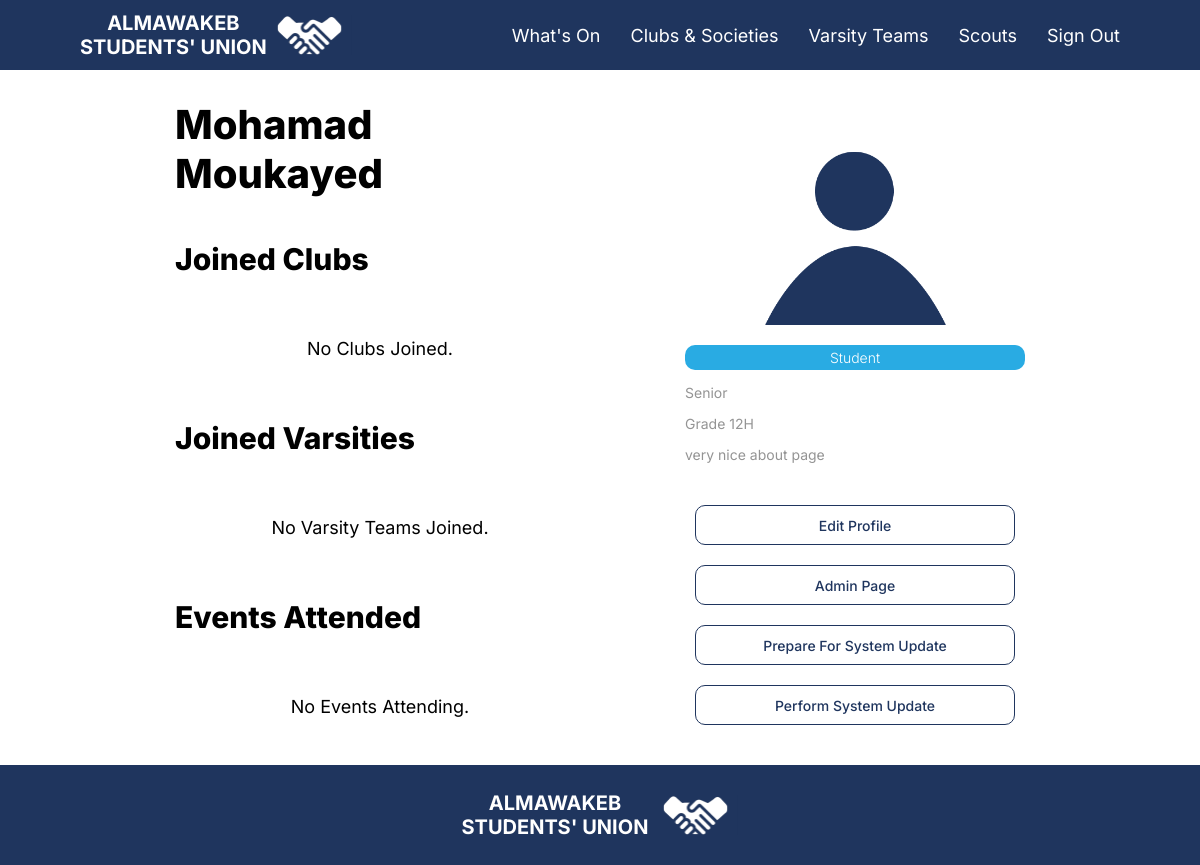
/profile/User (signed in), run on an earlier commit of the app's database.
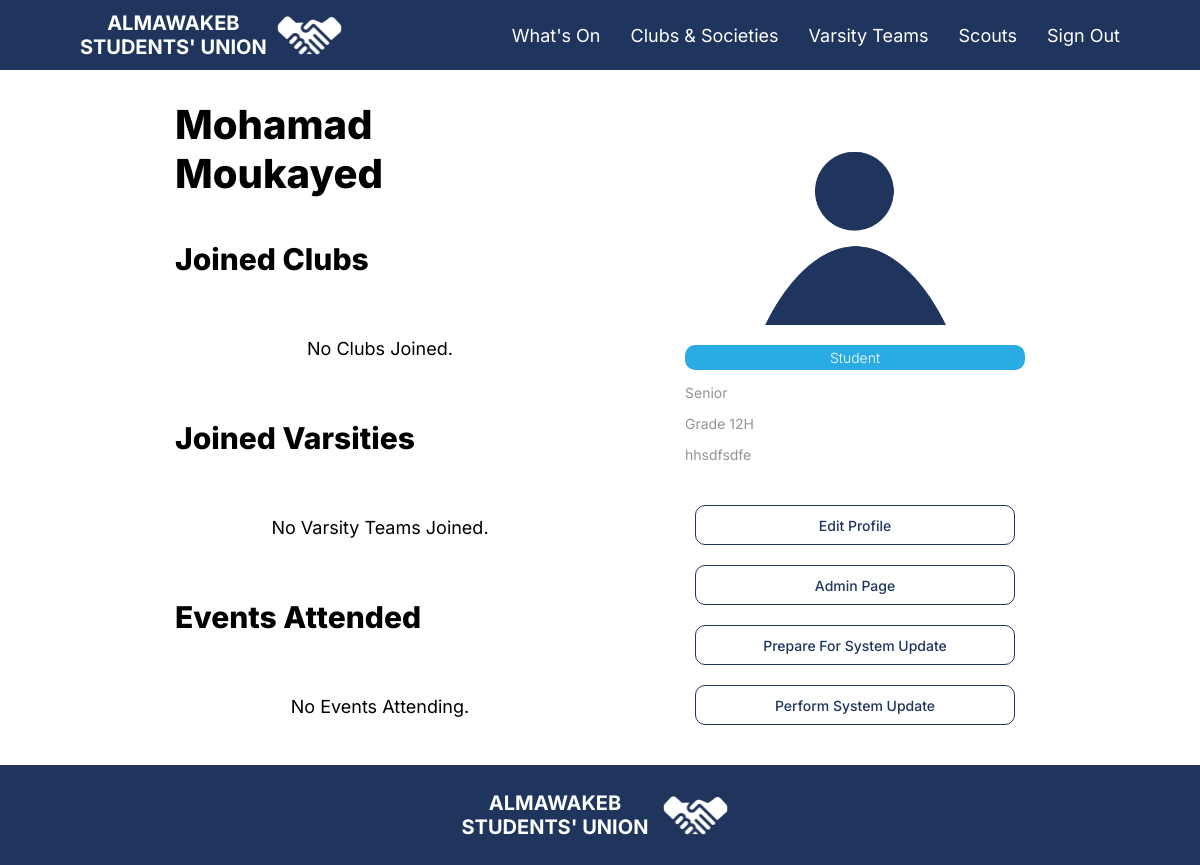
And on a later commit of the database.
### mainapp/models.py (models this page shows, shortened)
class User(AbstractBaseUser, PermissionsMixin):
    name = models.CharField(max_length=255)
    email = models.EmailField(verbose_name="email", max_length=60, unique=True)
    is_admin = models.BooleanField(default=False)
    is_staff = models.BooleanField(default=False)
    is_active = models.BooleanField(default=True)
    associated_student = models.ForeignKey("Student",null=True, blank=True, on_delete=models.CASCADE)
    associated_faculty = models.ForeignKey("Faculty",null=True, blank=True, on_delete=models.CASCADE)
    associated_clubs = models.ManyToManyField("Club", blank=True,related_name="associated_clubs")
    associated_varsities = models.ManyToManyField("Varsity", blank=True,related_name="associated_varsity")
    objects = UserManager()
    USERNAME_FIELD = 'email'
    REQUIRED_FIELDS = ['name']

class Student(models.Model):
    student_db_id = models.CharField(max_length=20, primary_key=True,help_text="Student ID")
    YEAR_CHOICES = [
        ('FR', 'Freshman'),
        ('SO', 'Sophomore'),
        ('JR', 'Junior'),
        ('SR', 'Senior'),
    ]
    SECTION_CHOICES = [
        ('A', 'A'),
        ('B', 'B'),
        ('C', 'C'),
        ('D', 'D'),
        ('E', 'E'),
        ('F', 'F'),
        ('G', 'G'),
        ('H', 'H'),
        ('I', 'I'),
        ('J', 'J'),
    ]
    year_level = models.IntegerField(blank=True, null=True)
    section = models.CharField(max_length=1, choices=SECTION_CHOICES)
    profile_picture = models.ImageField(upload_to='profiles/', null=True, blank=True, default='default-pfp.png')
    about = models.TextField(blank=True,null=True)
    year_level_title = models.CharField(max_length=10, blank=True)

### mainapp/views.py (the view)
# urls.py: path("profile/User", views.UserProfile, name="user_profile"),
def UserProfile(request: WSGIRequest):
    if request.user is None:
        return redirect("/")
    else:
        userType = ""
        memberCount = 0
        clubSlashMembers = None
        if request.user.associated_student is not None:
            userType = "student"
            clubSlashMembers = {"clubs":getClubs(request.user),"varsities":getVarsities(request.user)}
        elif request.user.associated_faculty is not None:
            userType = "faculty"
        allUsers = User.objects.all()
        events = []
        for event in Event.objects.all():
            if request.user in event.attending_Students.all():
                events.append(event)
        return render(request, "profile_student.html", {'url':request.build_absolute_uri(), 'user': request.user, 'userType': userType,"clubSlashMembers": clubSlashMembers, 'allUsers': allUsers, 'attendingEvents':events, 'litAllUsers': User.objects.all()})

### mainapp/views.py (called while the page is built)
def getVarsities(user):
    varsities = []
    for varsity in Varsity.objects.all():
        if user in varsity.members.all():
            varsities.append(varsity)
    return varsities

def getClubs(user):
    clubs = []
    for club in Club.objects.all():
        if user in club.members.all():
            clubs.append(club)
    return clubs

### templates/profile_student.html (shortened to what this page needs)
{% extends 'Base.html' %}
{% load static %}
{% load custom_tags %}
{% block content %}
<div style="display: flex; gap: 100px; justify-content: space-between;">
    <div style="display: flex; justify-content: space-between; flex-direction: column; flex: 1;">
        <p class="pageTitle" style="margin: 0px;">{{ user.name }}</p>
        <br>
        {% if userType == "student" %}
        <p class="pageSubtitle" style="margin: 0px;">Joined Clubs</p>
        <br>
        <div class="grid">
            {% for club in clubSlashMembers.clubs %}
            <div>
                <a href="{% url 'club_detail' club.id %}">
                    <img class="eventCover" style="border: {{ club.color }} 3px solid;" src="{{ club.logo.url }}" alt="Club Cover">
                    <p class="text">{{ club.name }}</p>
                    <p class="aboutText">{{ club.date }}</p>
                </a>
            </div>
            {% empty %}
            <p class="text">No Clubs Joined.</p>
            {% endfor %}
        </div>
        <br>
        <div class="profileRow">
        <p class="pageSubtitle" style="margin: 0px;">Joined Varsities</p>
        </div>
        <br>
        <div class="grid">
            {% for varsity in clubSlashMembers.varsities %}
            <div>
                <a href="{% url 'varsity_detail' varsity.id %}">
                    <img class="eventCover" style="border: {{ varsity.color }} 3px solid;" src="{{ varsity.logo.url }}" alt="{{ varsity.name }}">
                    <p class="text">{{ varsity.name }}</p>
                </a>
            </div>
            {% empty %}
            <p class="text">No Varsity Teams Joined.</p>
            {% endfor %}
        </div>
        <br>
        <div class="profileRow">
        <p class="pageSubtitle" style="margin: 0px;">Events Attended</p>
        </div>
        <br>
        <div class="grid">
            {% for events in attendingEvents %}
            <div>
                <a href="{% url 'event_detail' events.id %}">
                    <img class="eventCover" style="border: blue 3px solid;" src="{{ events.cover.url }}" alt="{{ events.name }}">
                    <p class="text">{{ events.title }}</p>
                </a>
            </div>
            {% empty %}
            <p class="text">No Events Attending.</p>
            {% endfor %}
        </div>
        {% endif %}
    </div>
    <div>
        {% if userType == "student" %}
        <div class="centerer huns" style="margin-bottom: 20px;">
        <img src="{{ user.associated_student.profile_picture.url }}" alt="Profile Picture" class="articleCover">
        </div>
        <div class="tagBox" style="background: #29abe3;">
            <p class="tagText">Student</p>
        </div>
        <p class="aboutText sidebar">{{ user.associated_student.year_level_title }}</p>
        <p class="aboutText sidebar">Grade {{ user.associated_student.year_level }}{{ user.associated_student.section }}</p>
        <p class="aboutText sidebar">{{ user.associated_student.about | safe}}</p>
        {% endif %}
        <br>
        <a href="/profile/Edit"><button class="btn">Edit Profile</button></a>
        <br>
        {% if user.is_admin and user.is_superuser and user.is_staff %}
        <a href="/admin" target="_blank"><button class="btn">Admin Page</button></a><br>
        <button class="btn" onclick="prepareSystemUpdate();">Prepare For System Update</button><br>
        <button class="btn" onclick="activateSystemUpdate();">Perform System Update</button>
        {% endif %}
    </div>
</div>
{% endblock %}

What changed in the data, as far as the page shows it:
changed through a linked row, User "Mohamad Moukayed": associated_student.about "very nice about page" → "hhsdfsdfe"
